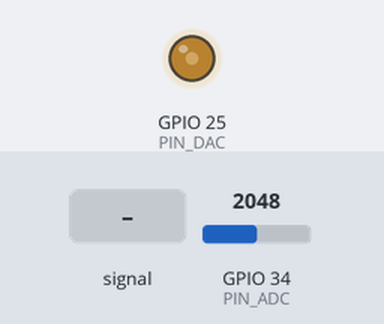
A sketch run on a simulated ESP32. On the bench: output pins drawn as LEDs (lit = HIGH). Inputs (shaded band) come from the test bench; at power-on: GPIO 34 (PIN_ADC) = 2048 (analog values on the 0–4095 scale). What the sketch prints to the serial monitor is not drawn.

Above: at 1.2 s.
1.3 s: GPIO 34 (PIN_ADC) fed a 200 Hz sine of ±1023 counts around its level
4.3 s: GPIO 34 (PIN_ADC) set to 2866
Timing chart, 0 to 5.7 s (numbered marks = the images above; inputs shaded):
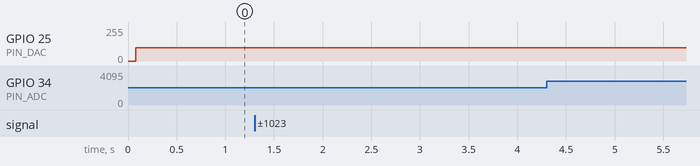

Measured:
- after the input at 1.3 s, GPIO 25 (PIN_DAC): stays 100/255 (without the input it goes to 128/255 after 0.88 s)

The sketch:

Ejercicio5lab.ino
```cpp
/**
 * DAC -> ADC con Serial Plotter
 * Muestra ambas señales en tiempo real
 */

#define PIN_DAC 25
#define PIN_ADC 34

const uint8_t seno[32] = {
  128, 152, 176, 198, 218, 234, 245, 252,
  254, 252, 245, 234, 218, 198, 176, 152,
  128, 103,  79,  57,  37,  21,  10,   3,
  0,    3,  10,  21,  37,  57,  79, 103
};

int indice = 0;

void setup() {
  Serial.begin(115200);
  analogReadResolution(12);
  analogSetAttenuation(ADC_11db);
}

void loop() {
  // Generar señal
  dacWrite(PIN_DAC, seno[indice]);

  // Leer señal (convertir ADC 12 bits a escala DAC 8 bits para comparar)
  int adcValor = analogRead(PIN_ADC);
  int adcEscalado = map(adcValor, 0, 4095, 0, 255);

  // Enviar ambos valores al plotter
  Serial.print(seno[indice]);      // Valor enviado (azul)
  Serial.print(",");
  Serial.println(adcEscalado);     // Valor recibido (rojo)

  indice = (indice + 1) % 32;
  delayMicroseconds(500); // Frecuencia media
}
```
